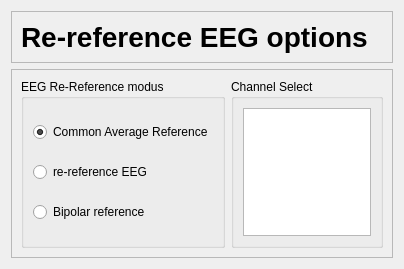
<?xml version="1.0" encoding="UTF-8"?>
<ui version="4.0">
 <class>ReRefOptionWidget</class>
 <widget class="QWidget" name="ReRefOptionWidget">
  <property name="geometry">
   <rect>
    <x>0</x>
    <y>0</y>
    <width>404</width>
    <height>269</height>
   </rect>
  </property>
  <property name="windowTitle">
   <string>Form</string>
  </property>
  <layout class="QVBoxLayout" name="verticalLayout">
   <item>
    <widget class="QFrame" name="frame_2">
     <property name="maximumSize">
      <size>
       <width>16777215</width>
       <height>81</height>
      </size>
     </property>
     <property name="frameShape">
      <enum>QFrame::StyledPanel</enum>
     </property>
     <property name="frameShadow">
      <enum>QFrame::Raised</enum>
     </property>
     <layout class="QHBoxLayout" name="horizontalLayout_4">
      <item>
       <widget class="QLabel" name="label_3">
        <property name="maximumSize">
         <size>
          <width>16777215</width>
          <height>61</height>
         </size>
        </property>
        <property name="font">
         <font>
          <pointsize>21</pointsize>
          <weight>75</weight>
          <bold>true</bold>
         </font>
        </property>
        <property name="text">
         <string>Re-reference EEG options</string>
        </property>
       </widget>
      </item>
      <item>
       <spacer name="horizontalSpacer">
        <property name="orientation">
         <enum>Qt::Horizontal</enum>
        </property>
        <property name="sizeHint" stdset="0">
         <size>
          <width>40</width>
          <height>20</height>
         </size>
        </property>
       </spacer>
      </item>
     </layout>
    </widget>
   </item>
   <item>
    <widget class="QFrame" name="frame">
     <property name="frameShape">
      <enum>QFrame::StyledPanel</enum>
     </property>
     <property name="frameShadow">
      <enum>QFrame::Raised</enum>
     </property>
     <layout class="QHBoxLayout" name="horizontalLayout">
      <item>
       <widget class="QGroupBox" name="groupBox">
        <property name="title">
         <string>EEG Re-Reference modus</string>
        </property>
        <layout class="QVBoxLayout" name="verticalLayout_2">
         <item>
          <widget class="QRadioButton" name="radioButton">
           <property name="text">
            <string>Common Average Reference</string>
           </property>
           <property name="checked">
            <bool>true</bool>
           </property>
          </widget>
         </item>
         <item>
          <widget class="QRadioButton" name="radioButton_2">
           <property name="text">
            <string>re-reference EEG</string>
           </property>
          </widget>
         </item>
         <item>
          <widget class="QRadioButton" name="radioButton_3">
           <property name="text">
            <string>Bipolar reference</string>
           </property>
          </widget>
         </item>
        </layout>
       </widget>
      </item>
      <item>
       <widget class="QGroupBox" name="groupBox_2">
        <property name="title">
         <string>Channel Select</string>
        </property>
        <layout class="QHBoxLayout" name="horizontalLayout_2">
         <item>
          <widget class="QListWidget" name="m_listWidget_ChannelList"/>
         </item>
        </layout>
       </widget>
      </item>
     </layout>
    </widget>
   </item>
  </layout>
 </widget>
 <resources/>
 <connections/>
</ui>
